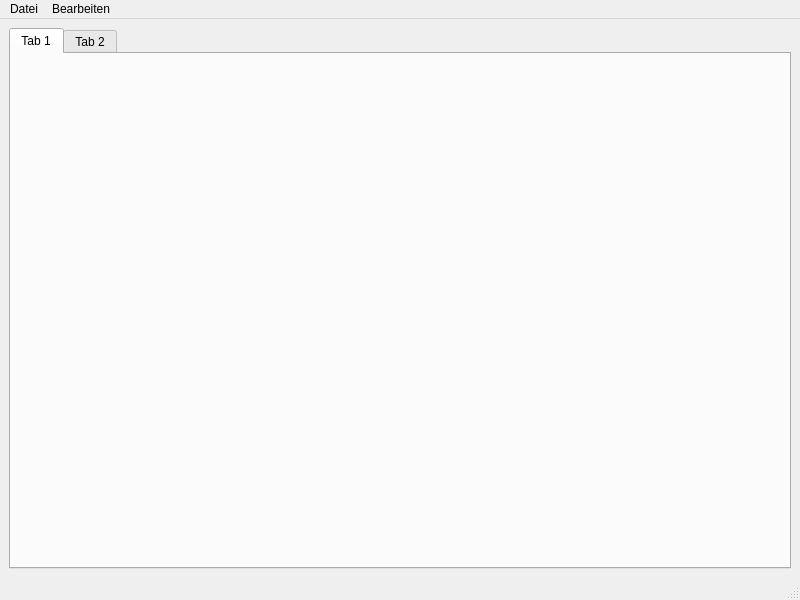
<?xml version="1.0" encoding="UTF-8"?>
<ui version="4.0">
 <class>MainWindow</class>
 <widget class="QMainWindow" name="MainWindow">
  <property name="geometry">
   <rect>
    <x>0</x>
    <y>0</y>
    <width>800</width>
    <height>600</height>
   </rect>
  </property>
  <property name="windowTitle">
   <string>MainWindow</string>
  </property>
  <widget class="QWidget" name="centralwidget">
   <layout class="QGridLayout" name="gridLayout">
    <item row="0" column="0">
     <widget class="QTabWidget" name="tabWidget">
      <property name="currentIndex">
       <number>0</number>
      </property>
      <widget class="QWidget" name="tab">
       <attribute name="title">
        <string>Tab 1</string>
       </attribute>
       <widget class="QLabel" name="label">
        <property name="geometry">
         <rect>
          <x>11</x>
          <y>11</y>
          <width>752</width>
          <height>469</height>
         </rect>
        </property>
        <property name="text">
         <string/>
        </property>
        <property name="pixmap">
         <pixmap>Icons/WalBildGroß.jpg</pixmap>
        </property>
        <property name="scaledContents">
         <bool>true</bool>
        </property>
       </widget>
      </widget>
      <widget class="QWidget" name="tab_2">
       <attribute name="title">
        <string>Tab 2</string>
       </attribute>
       <layout class="QGridLayout" name="gridLayout_2">
        <item row="0" column="0">
         <widget class="QLabel" name="label_2">
          <property name="font">
           <font>
            <pointsize>12</pointsize>
           </font>
          </property>
          <property name="text">
           <string>Willkommen im 2. Tab</string>
          </property>
         </widget>
        </item>
        <item row="1" column="0">
         <widget class="QScrollArea" name="scrollArea">
          <property name="widgetResizable">
           <bool>true</bool>
          </property>
          <widget class="QWidget" name="scrollAreaWidgetContents">
           <property name="geometry">
            <rect>
             <x>0</x>
             <y>0</y>
             <width>733</width>
             <height>1571</height>
            </rect>
           </property>
           <layout class="QGridLayout" name="gridLayout_3">
            <item row="0" column="0">
             <layout class="QVBoxLayout" name="verticalLayout">
              <item>
               <layout class="QHBoxLayout" name="horizontalLayout">
                <item>
                 <widget class="QLabel" name="label_3">
                  <property name="text">
                   <string>TextLabel</string>
                  </property>
                 </widget>
                </item>
                <item>
                 <widget class="QLineEdit" name="lineEdit"/>
                </item>
                <item>
                 <widget class="QRadioButton" name="radioButton">
                  <property name="text">
                   <string>RadioButton</string>
                  </property>
                 </widget>
                </item>
                <item>
                 <widget class="QRadioButton" name="radioButton_2">
                  <property name="text">
                   <string>RadioButton</string>
                  </property>
                 </widget>
                </item>
               </layout>
              </item>
              <item>
               <layout class="QHBoxLayout" name="horizontalLayout_17">
                <item>
                 <widget class="QLabel" name="label_19">
                  <property name="text">
                   <string>TextLabel</string>
                  </property>
                 </widget>
                </item>
                <item>
                 <widget class="QLineEdit" name="lineEdit_17"/>
                </item>
                <item>
                 <widget class="QRadioButton" name="radioButton_33">
                  <property name="text">
                   <string>RadioButton</string>
                  </property>
                 </widget>
                </item>
                <item>
                 <widget class="QRadioButton" name="radioButton_34">
                  <property name="text">
                   <string>RadioButton</string>
                  </property>
                 </widget>
                </item>
               </layout>
              </item>
              <item>
               <layout class="QHBoxLayout" name="horizontalLayout_18">
                <item>
                 <widget class="QLabel" name="label_20">
                  <property name="text">
                   <string>TextLabel</string>
                  </property>
                 </widget>
                </item>
                <item>
                 <widget class="QLineEdit" name="lineEdit_18"/>
                </item>
                <item>
                 <widget class="QRadioButton" name="radioButton_35">
                  <property name="text">
                   <string>RadioButton</string>
                  </property>
                 </widget>
                </item>
                <item>
                 <widget class="QRadioButton" name="radioButton_36">
                  <property name="text">
                   <string>RadioButton</string>
                  </property>
                 </widget>
                </item>
               </layout>
              </item>
              <item>
               <layout class="QHBoxLayout" name="horizontalLayout_19">
                <item>
                 <widget class="QLabel" name="label_21">
                  <property name="text">
                   <string>TextLabel</string>
                  </property>
                 </widget>
                </item>
                <item>
                 <widget class="QLineEdit" name="lineEdit_19"/>
                </item>
                <item>
                 <widget class="QRadioButton" name="radioButton_37">
                  <property name="text">
                   <string>RadioButton</string>
                  </property>
                 </widget>
                </item>
                <item>
                 <widget class="QRadioButton" name="radioButton_38">
                  <property name="text">
                   <string>RadioButton</string>
                  </property>
                 </widget>
                </item>
               </layout>
              </item>
              <item>
               <layout class="QHBoxLayout" name="horizontalLayout_2">
                <item>
                 <widget class="QLabel" name="label_4">
                  <property name="text">
                   <string>TextLabel</string>
                  </property>
                 </widget>
                </item>
                <item>
                 <widget class="QLineEdit" name="lineEdit_2"/>
                </item>
                <item>
                 <widget class="QRadioButton" name="radioButton_3">
                  <property name="text">
                   <string>RadioButton</string>
                  </property>
                 </widget>
                </item>
                <item>
                 <widget class="QRadioButton" name="radioButton_4">
                  <property name="text">
                   <string>RadioButton</string>
                  </property>
                 </widget>
                </item>
               </layout>
              </item>
              <item>
               <layout class="QHBoxLayout" name="horizontalLayout_20">
                <item>
                 <widget class="QLabel" name="label_22">
                  <property name="text">
                   <string>TextLabel</string>
                  </property>
                 </widget>
                </item>
                <item>
                 <widget class="QLineEdit" name="lineEdit_20"/>
                </item>
                <item>
                 <widget class="QRadioButton" name="radioButton_39">
                  <property name="text">
                   <string>RadioButton</string>
                  </property>
                 </widget>
                </item>
                <item>
                 <widget class="QRadioButton" name="radioButton_40">
                  <property name="text">
                   <string>RadioButton</string>
                  </property>
                 </widget>
                </item>
               </layout>
              </item>
              <item>
               <layout class="QHBoxLayout" name="horizontalLayout_21">
                <item>
                 <widget class="QLabel" name="label_23">
                  <property name="text">
                   <string>TextLabel</string>
                  </property>
                 </widget>
                </item>
                <item>
                 <widget class="QLineEdit" name="lineEdit_21"/>
                </item>
                <item>
                 <widget class="QRadioButton" name="radioButton_41">
                  <property name="text">
                   <string>RadioButton</string>
                  </property>
                 </widget>
                </item>
                <item>
                 <widget class="QRadioButton" name="radioButton_42">
                  <property name="text">
                   <string>RadioButton</string>
                  </property>
                 </widget>
                </item>
               </layout>
              </item>
              <item>
               <layout class="QHBoxLayout" name="horizontalLayout_22">
                <item>
                 <widget class="QLabel" name="label_24">
                  <property name="text">
                   <string>TextLabel</string>
                  </property>
                 </widget>
                </item>
                <item>
                 <widget class="QLineEdit" name="lineEdit_22"/>
                </item>
                <item>
                 <widget class="QRadioButton" name="radioButton_43">
                  <property name="text">
                   <string>RadioButton</string>
                  </property>
                 </widget>
                </item>
                <item>
                 <widget class="QRadioButton" name="radioButton_44">
                  <property name="text">
                   <string>RadioButton</string>
                  </property>
                 </widget>
                </item>
               </layout>
              </item>
              <item>
               <layout class="QHBoxLayout" name="horizontalLayout_23">
                <item>
                 <widget class="QLabel" name="label_25">
                  <property name="text">
                   <string>TextLabel</string>
                  </property>
                 </widget>
                </item>
                <item>
                 <widget class="QLineEdit" name="lineEdit_23"/>
                </item>
                <item>
                 <widget class="QRadioButton" name="radioButton_45">
                  <property name="text">
                   <string>RadioButton</string>
                  </property>
                 </widget>
                </item>
                <item>
                 <widget class="QRadioButton" name="radioButton_46">
                  <property name="text">
                   <string>RadioButton</string>
                  </property>
                 </widget>
                </item>
               </layout>
              </item>
              <item>
               <layout class="QHBoxLayout" name="horizontalLayout_3">
                <item>
                 <widget class="QLabel" name="label_5">
                  <property name="text">
                   <string>TextLabel</string>
                  </property>
                 </widget>
                </item>
                <item>
                 <widget class="QLineEdit" name="lineEdit_3"/>
                </item>
                <item>
                 <widget class="QRadioButton" name="radioButton_5">
                  <property name="text">
                   <string>RadioButton</string>
                  </property>
                 </widget>
                </item>
                <item>
                 <widget class="QRadioButton" name="radioButton_6">
                  <property name="text">
                   <string>RadioButton</string>
                  </property>
                 </widget>
                </item>
               </layout>
              </item>
              <item>
               <layout class="QHBoxLayout" name="horizontalLayout_24">
                <item>
                 <widget class="QLabel" name="label_26">
                  <property name="text">
                   <string>TextLabel</string>
                  </property>
                 </widget>
                </item>
                <item>
                 <widget class="QLineEdit" name="lineEdit_24"/>
                </item>
                <item>
                 <widget class="QRadioButton" name="radioButton_47">
                  <property name="text">
                   <string>RadioButton</string>
                  </property>
                 </widget>
                </item>
                <item>
                 <widget class="QRadioButton" name="radioButton_48">
                  <property name="text">
                   <string>RadioButton</string>
                  </property>
                 </widget>
                </item>
               </layout>
              </item>
              <item>
               <layout class="QHBoxLayout" name="horizontalLayout_25">
                <item>
                 <widget class="QLabel" name="label_27">
                  <property name="text">
                   <string>TextLabel</string>
                  </property>
                 </widget>
                </item>
                <item>
                 <widget class="QLineEdit" name="lineEdit_25"/>
                </item>
                <item>
                 <widget class="QRadioButton" name="radioButton_49">
                  <property name="text">
                   <string>RadioButton</string>
                  </property>
                 </widget>
                </item>
                <item>
                 <widget class="QRadioButton" name="radioButton_50">
                  <property name="text">
                   <string>RadioButton</string>
                  </property>
                 </widget>
                </item>
               </layout>
              </item>
              <item>
               <layout class="QHBoxLayout" name="horizontalLayout_26">
                <item>
                 <widget class="QLabel" name="label_28">
                  <property name="text">
                   <string>TextLabel</string>
                  </property>
                 </widget>
                </item>
                <item>
                 <widget class="QLineEdit" name="lineEdit_26"/>
                </item>
                <item>
                 <widget class="QRadioButton" name="radioButton_51">
                  <property name="text">
                   <string>RadioButton</string>
                  </property>
                 </widget>
                </item>
                <item>
                 <widget class="QRadioButton" name="radioButton_52">
                  <property name="text">
                   <string>RadioButton</string>
                  </property>
                 </widget>
                </item>
               </layout>
              </item>
              <item>
               <layout class="QHBoxLayout" name="horizontalLayout_27">
                <item>
                 <widget class="QLabel" name="label_29">
                  <property name="text">
                   <string>TextLabel</string>
                  </property>
                 </widget>
                </item>
                <item>
                 <widget class="QLineEdit" name="lineEdit_27"/>
                </item>
                <item>
                 <widget class="QRadioButton" name="radioButton_53">
                  <property name="text">
                   <string>RadioButton</string>
                  </property>
                 </widget>
                </item>
                <item>
                 <widget class="QRadioButton" name="radioButton_54">
                  <property name="text">
                   <string>RadioButton</string>
                  </property>
                 </widget>
                </item>
               </layout>
              </item>
              <item>
               <layout class="QHBoxLayout" name="horizontalLayout_4">
                <item>
                 <widget class="QLabel" name="label_6">
                  <property name="text">
                   <string>TextLabel</string>
                  </property>
                 </widget>
                </item>
                <item>
                 <widget class="QLineEdit" name="lineEdit_4"/>
                </item>
                <item>
                 <widget class="QRadioButton" name="radioButton_7">
                  <property name="text">
                   <string>RadioButton</string>
                  </property>
                 </widget>
                </item>
                <item>
                 <widget class="QRadioButton" name="radioButton_8">
                  <property name="text">
                   <string>RadioButton</string>
                  </property>
                 </widget>
                </item>
               </layout>
              </item>
              <item>
               <layout class="QHBoxLayout" name="horizontalLayout_28">
                <item>
                 <widget class="QLabel" name="label_30">
                  <property name="text">
                   <string>TextLabel</string>
                  </property>
                 </widget>
                </item>
                <item>
                 <widget class="QLineEdit" name="lineEdit_28"/>
                </item>
                <item>
                 <widget class="QRadioButton" name="radioButton_55">
                  <property name="text">
                   <string>RadioButton</string>
                  </property>
                 </widget>
                </item>
                <item>
                 <widget class="QRadioButton" name="radioButton_56">
                  <property name="text">
                   <string>RadioButton</string>
                  </property>
                 </widget>
                </item>
               </layout>
              </item>
              <item>
               <layout class="QHBoxLayout" name="horizontalLayout_29">
                <item>
                 <widget class="QLabel" name="label_31">
                  <property name="text">
                   <string>TextLabel</string>
                  </property>
                 </widget>
                </item>
                <item>
                 <widget class="QLineEdit" name="lineEdit_29"/>
                </item>
                <item>
                 <widget class="QRadioButton" name="radioButton_57">
                  <property name="text">
                   <string>RadioButton</string>
                  </property>
                 </widget>
                </item>
                <item>
                 <widget class="QRadioButton" name="radioButton_58">
                  <property name="text">
                   <string>RadioButton</string>
                  </property>
                 </widget>
                </item>
               </layout>
              </item>
              <item>
               <layout class="QHBoxLayout" name="horizontalLayout_30">
                <item>
                 <widget class="QLabel" name="label_32">
                  <property name="text">
                   <string>TextLabel</string>
                  </property>
                 </widget>
                </item>
                <item>
                 <widget class="QLineEdit" name="lineEdit_30"/>
                </item>
                <item>
                 <widget class="QRadioButton" name="radioButton_59">
                  <property name="text">
                   <string>RadioButton</string>
                  </property>
                 </widget>
                </item>
                <item>
                 <widget class="QRadioButton" name="radioButton_60">
                  <property name="text">
                   <string>RadioButton</string>
                  </property>
                 </widget>
                </item>
               </layout>
              </item>
              <item>
               <layout class="QHBoxLayout" name="horizontalLayout_5">
                <item>
                 <widget class="QLabel" name="label_7">
                  <property name="text">
                   <string>TextLabel</string>
                  </property>
                 </widget>
                </item>
                <item>
                 <widget class="QLineEdit" name="lineEdit_5"/>
                </item>
                <item>
                 <widget class="QRadioButton" name="radioButton_9">
                  <property name="text">
                   <string>RadioButton</string>
                  </property>
                 </widget>
                </item>
                <item>
                 <widget class="QRadioButton" name="radioButton_10">
                  <property name="text">
                   <string>RadioButton</string>
                  </property>
                 </widget>
                </item>
               </layout>
              </item>
              <item>
               <layout class="QHBoxLayout" name="horizontalLayout_31">
                <item>
                 <widget class="QLabel" name="label_33">
                  <property name="text">
                   <string>TextLabel</string>
                  </property>
                 </widget>
                </item>
                <item>
                 <widget class="QLineEdit" name="lineEdit_31"/>
                </item>
                <item>
                 <widget class="QRadioButton" name="radioButton_61">
                  <property name="text">
                   <string>RadioButton</string>
                  </property>
                 </widget>
                </item>
                <item>
                 <widget class="QRadioButton" name="radioButton_62">
                  <property name="text">
                   <string>RadioButton</string>
                  </property>
                 </widget>
                </item>
               </layout>
              </item>
              <item>
               <layout class="QHBoxLayout" name="horizontalLayout_32">
                <item>
                 <widget class="QLabel" name="label_34">
                  <property name="text">
                   <string>TextLabel</string>
                  </property>
                 </widget>
                </item>
                <item>
                 <widget class="QLineEdit" name="lineEdit_32"/>
                </item>
                <item>
                 <widget class="QRadioButton" name="radioButton_63">
                  <property name="text">
                   <string>RadioButton</string>
                  </property>
                 </widget>
                </item>
                <item>
                 <widget class="QRadioButton" name="radioButton_64">
                  <property name="text">
                   <string>RadioButton</string>
                  </property>
                 </widget>
                </item>
               </layout>
              </item>
              <item>
               <layout class="QHBoxLayout" name="horizontalLayout_33">
                <item>
                 <widget class="QLabel" name="label_35">
                  <property name="text">
                   <string>TextLabel</string>
                  </property>
                 </widget>
                </item>
                <item>
                 <widget class="QLineEdit" name="lineEdit_33"/>
                </item>
                <item>
                 <widget class="QRadioButton" name="radioButton_65">
                  <property name="text">
                   <string>RadioButton</string>
                  </property>
                 </widget>
                </item>
                <item>
                 <widget class="QRadioButton" name="radioButton_66">
                  <property name="text">
                   <string>RadioButton</string>
                  </property>
                 </widget>
                </item>
               </layout>
              </item>
              <item>
               <layout class="QHBoxLayout" name="horizontalLayout_34">
                <item>
                 <widget class="QLabel" name="label_36">
                  <property name="text">
                   <string>TextLabel</string>
                  </property>
                 </widget>
                </item>
                <item>
                 <widget class="QLineEdit" name="lineEdit_34"/>
                </item>
                <item>
                 <widget class="QRadioButton" name="radioButton_67">
                  <property name="text">
                   <string>RadioButton</string>
                  </property>
                 </widget>
                </item>
                <item>
                 <widget class="QRadioButton" name="radioButton_68">
                  <property name="text">
                   <string>RadioButton</string>
                  </property>
                 </widget>
                </item>
               </layout>
              </item>
              <item>
               <layout class="QHBoxLayout" name="horizontalLayout_10">
                <item>
                 <widget class="QLabel" name="label_12">
                  <property name="text">
                   <string>TextLabel</string>
                  </property>
                 </widget>
                </item>
                <item>
                 <widget class="QLineEdit" name="lineEdit_10"/>
                </item>
                <item>
                 <widget class="QRadioButton" name="radioButton_19">
                  <property name="text">
                   <string>RadioButton</string>
                  </property>
                 </widget>
                </item>
                <item>
                 <widget class="QRadioButton" name="radioButton_20">
                  <property name="text">
                   <string>RadioButton</string>
                  </property>
                 </widget>
                </item>
               </layout>
              </item>
              <item>
               <layout class="QHBoxLayout" name="horizontalLayout_35">
                <item>
                 <widget class="QLabel" name="label_37">
                  <property name="text">
                   <string>TextLabel</string>
                  </property>
                 </widget>
                </item>
                <item>
                 <widget class="QLineEdit" name="lineEdit_35"/>
                </item>
                <item>
                 <widget class="QRadioButton" name="radioButton_69">
                  <property name="text">
                   <string>RadioButton</string>
                  </property>
                 </widget>
                </item>
                <item>
                 <widget class="QRadioButton" name="radioButton_70">
                  <property name="text">
                   <string>RadioButton</string>
                  </property>
                 </widget>
                </item>
               </layout>
              </item>
              <item>
               <layout class="QHBoxLayout" name="horizontalLayout_36">
                <item>
                 <widget class="QLabel" name="label_38">
                  <property name="text">
                   <string>TextLabel</string>
                  </property>
                 </widget>
                </item>
                <item>
                 <widget class="QLineEdit" name="lineEdit_36"/>
                </item>
                <item>
                 <widget class="QRadioButton" name="radioButton_71">
                  <property name="text">
                   <string>RadioButton</string>
                  </property>
                 </widget>
                </item>
                <item>
                 <widget class="QRadioButton" name="radioButton_72">
                  <property name="text">
                   <string>RadioButton</string>
                  </property>
                 </widget>
                </item>
               </layout>
              </item>
              <item>
               <layout class="QHBoxLayout" name="horizontalLayout_37">
                <item>
                 <widget class="QLabel" name="label_39">
                  <property name="text">
                   <string>TextLabel</string>
                  </property>
                 </widget>
                </item>
                <item>
                 <widget class="QLineEdit" name="lineEdit_37"/>
                </item>
                <item>
                 <widget class="QRadioButton" name="radioButton_73">
                  <property name="text">
                   <string>RadioButton</string>
                  </property>
                 </widget>
                </item>
                <item>
                 <widget class="QRadioButton" name="radioButton_74">
                  <property name="text">
                   <string>RadioButton</string>
                  </property>
                 </widget>
                </item>
               </layout>
              </item>
              <item>
               <layout class="QHBoxLayout" name="horizontalLayout_38">
                <item>
                 <widget class="QLabel" name="label_40">
                  <property name="text">
                   <string>TextLabel</string>
                  </property>
                 </widget>
                </item>
                <item>
                 <widget class="QLineEdit" name="lineEdit_38"/>
                </item>
                <item>
                 <widget class="QRadioButton" name="radioButton_75">
                  <property name="text">
                   <string>RadioButton</string>
                  </property>
                 </widget>
                </item>
                <item>
                 <widget class="QRadioButton" name="radioButton_76">
                  <property name="text">
                   <string>RadioButton</string>
                  </property>
                 </widget>
                </item>
               </layout>
              </item>
              <item>
               <layout class="QHBoxLayout" name="horizontalLayout_11">
                <item>
                 <widget class="QLabel" name="label_13">
                  <property name="text">
                   <string>TextLabel</string>
                  </property>
                 </widget>
                </item>
                <item>
                 <widget class="QLineEdit" name="lineEdit_11"/>
                </item>
                <item>
                 <widget class="QRadioButton" name="radioButton_21">
                  <property name="text">
                   <string>RadioButton</string>
                  </property>
                 </widget>
                </item>
                <item>
                 <widget class="QRadioButton" name="radioButton_22">
                  <property name="text">
                   <string>RadioButton</string>
                  </property>
                 </widget>
                </item>
               </layout>
              </item>
              <item>
               <layout class="QHBoxLayout" name="horizontalLayout_39">
                <item>
                 <widget class="QLabel" name="label_41">
                  <property name="text">
                   <string>TextLabel</string>
                  </property>
                 </widget>
                </item>
                <item>
                 <widget class="QLineEdit" name="lineEdit_39"/>
                </item>
                <item>
                 <widget class="QRadioButton" name="radioButton_77">
                  <property name="text">
                   <string>RadioButton</string>
                  </property>
                 </widget>
                </item>
                <item>
                 <widget class="QRadioButton" name="radioButton_78">
                  <property name="text">
                   <string>RadioButton</string>
                  </property>
                 </widget>
                </item>
               </layout>
              </item>
              <item>
               <layout class="QHBoxLayout" name="horizontalLayout_40">
                <item>
                 <widget class="QLabel" name="label_42">
                  <property name="text">
                   <string>TextLabel</string>
                  </property>
                 </widget>
                </item>
                <item>
                 <widget class="QLineEdit" name="lineEdit_40"/>
                </item>
                <item>
                 <widget class="QRadioButton" name="radioButton_79">
                  <property name="text">
                   <string>RadioButton</string>
                  </property>
                 </widget>
                </item>
                <item>
                 <widget class="QRadioButton" name="radioButton_80">
                  <property name="text">
                   <string>RadioButton</string>
                  </property>
                 </widget>
                </item>
               </layout>
              </item>
              <item>
               <layout class="QHBoxLayout" name="horizontalLayout_41">
                <item>
                 <widget class="QLabel" name="label_43">
                  <property name="text">
                   <string>TextLabel</string>
                  </property>
                 </widget>
                </item>
                <item>
                 <widget class="QLineEdit" name="lineEdit_41"/>
                </item>
                <item>
                 <widget class="QRadioButton" name="radioButton_81">
                  <property name="text">
                   <string>RadioButton</string>
                  </property>
                 </widget>
                </item>
                <item>
                 <widget class="QRadioButton" name="radioButton_82">
                  <property name="text">
                   <string>RadioButton</string>
                  </property>
                 </widget>
                </item>
               </layout>
              </item>
              <item>
               <layout class="QHBoxLayout" name="horizontalLayout_42">
                <item>
                 <widget class="QLabel" name="label_44">
                  <property name="text">
                   <string>TextLabel</string>
                  </property>
                 </widget>
                </item>
                <item>
                 <widget class="QLineEdit" name="lineEdit_42"/>
                </item>
                <item>
                 <widget class="QRadioButton" name="radioButton_83">
                  <property name="text">
                   <string>RadioButton</string>
                  </property>
                 </widget>
                </item>
                <item>
                 <widget class="QRadioButton" name="radioButton_84">
                  <property name="text">
                   <string>RadioButton</string>
                  </property>
                 </widget>
                </item>
               </layout>
              </item>
              <item>
               <layout class="QHBoxLayout" name="horizontalLayout_13">
                <item>
                 <widget class="QLabel" name="label_15">
                  <property name="text">
                   <string>TextLabel</string>
                  </property>
                 </widget>
                </item>
                <item>
                 <widget class="QLineEdit" name="lineEdit_13"/>
                </item>
                <item>
                 <widget class="QRadioButton" name="radioButton_25">
                  <property name="text">
                   <string>RadioButton</string>
                  </property>
                 </widget>
                </item>
                <item>
                 <widget class="QRadioButton" name="radioButton_26">
                  <property name="text">
                   <string>RadioButton</string>
                  </property>
                 </widget>
                </item>
               </layout>
              </item>
              <item>
               <layout class="QHBoxLayout" name="horizontalLayout_43">
                <item>
                 <widget class="QLabel" name="label_45">
                  <property name="text">
                   <string>TextLabel</string>
                  </property>
                 </widget>
                </item>
                <item>
                 <widget class="QLineEdit" name="lineEdit_43"/>
                </item>
                <item>
                 <widget class="QRadioButton" name="radioButton_85">
                  <property name="text">
                   <string>RadioButton</string>
                  </property>
                 </widget>
                </item>
                <item>
                 <widget class="QRadioButton" name="radioButton_86">
                  <property name="text">
                   <string>RadioButton</string>
                  </property>
                 </widget>
                </item>
               </layout>
              </item>
              <item>
               <layout class="QHBoxLayout" name="horizontalLayout_44">
                <item>
                 <widget class="QLabel" name="label_46">
                  <property name="text">
                   <string>TextLabel</string>
                  </property>
                 </widget>
                </item>
                <item>
                 <widget class="QLineEdit" name="lineEdit_44"/>
                </item>
                <item>
                 <widget class="QRadioButton" name="radioButton_87">
                  <property name="text">
                   <string>RadioButton</string>
                  </property>
                 </widget>
                </item>
                <item>
                 <widget class="QRadioButton" name="radioButton_88">
                  <property name="text">
                   <string>RadioButton</string>
                  </property>
                 </widget>
                </item>
               </layout>
              </item>
              <item>
               <layout class="QHBoxLayout" name="horizontalLayout_45">
                <item>
                 <widget class="QLabel" name="label_47">
                  <property name="text">
                   <string>TextLabel</string>
                  </property>
                 </widget>
                </item>
                <item>
                 <widget class="QLineEdit" name="lineEdit_45"/>
                </item>
                <item>
                 <widget class="QRadioButton" name="radioButton_89">
                  <property name="text">
                   <string>RadioButton</string>
                  </property>
                 </widget>
                </item>
                <item>
                 <widget class="QRadioButton" name="radioButton_90">
                  <property name="text">
                   <string>RadioButton</string>
                  </property>
                 </widget>
                </item>
               </layout>
              </item>
              <item>
               <layout class="QHBoxLayout" name="horizontalLayout_12">
                <item>
                 <widget class="QLabel" name="label_14">
                  <property name="text">
                   <string>TextLabel</string>
                  </property>
                 </widget>
                </item>
                <item>
                 <widget class="QLineEdit" name="lineEdit_12"/>
                </item>
                <item>
                 <widget class="QRadioButton" name="radioButton_23">
                  <property name="text">
                   <string>RadioButton</string>
                  </property>
                 </widget>
                </item>
                <item>
                 <widget class="QRadioButton" name="radioButton_24">
                  <property name="text">
                   <string>RadioButton</string>
                  </property>
                 </widget>
                </item>
               </layout>
              </item>
              <item>
               <layout class="QHBoxLayout" name="horizontalLayout_6">
                <item>
                 <widget class="QLabel" name="label_8">
                  <property name="text">
                   <string>TextLabel</string>
                  </property>
                 </widget>
                </item>
                <item>
                 <widget class="QLineEdit" name="lineEdit_6"/>
                </item>
                <item>
                 <widget class="QRadioButton" name="radioButton_11">
                  <property name="text">
                   <string>RadioButton</string>
                  </property>
                 </widget>
                </item>
                <item>
                 <widget class="QRadioButton" name="radioButton_12">
                  <property name="text">
                   <string>RadioButton</string>
                  </property>
                 </widget>
                </item>
               </layout>
              </item>
              <item>
               <layout class="QHBoxLayout" name="horizontalLayout_7">
                <item>
                 <widget class="QLabel" name="label_9">
                  <property name="text">
                   <string>TextLabel</string>
                  </property>
                 </widget>
                </item>
                <item>
                 <widget class="QLineEdit" name="lineEdit_7"/>
                </item>
                <item>
                 <widget class="QRadioButton" name="radioButton_13">
                  <property name="text">
                   <string>RadioButton</string>
                  </property>
                 </widget>
                </item>
                <item>
                 <widget class="QRadioButton" name="radioButton_14">
                  <property name="text">
                   <string>RadioButton</string>
                  </property>
                 </widget>
                </item>
               </layout>
              </item>
              <item>
               <layout class="QHBoxLayout" name="horizontalLayout_8">
                <item>
                 <widget class="QLabel" name="label_10">
                  <property name="text">
                   <string>TextLabel</string>
                  </property>
                 </widget>
                </item>
                <item>
                 <widget class="QLineEdit" name="lineEdit_8"/>
                </item>
                <item>
                 <widget class="QRadioButton" name="radioButton_15">
                  <property name="text">
                   <string>RadioButton</string>
                  </property>
                 </widget>
                </item>
                <item>
                 <widget class="QRadioButton" name="radioButton_16">
                  <property name="text">
                   <string>RadioButton</string>
                  </property>
                 </widget>
                </item>
               </layout>
              </item>
              <item>
               <layout class="QHBoxLayout" name="horizontalLayout_9">
                <item>
                 <widget class="QLabel" name="label_11">
                  <property name="text">
                   <string>TextLabel</string>
                  </property>
                 </widget>
                </item>
                <item>
                 <widget class="QLineEdit" name="lineEdit_9"/>
                </item>
                <item>
                 <widget class="QRadioButton" name="radioButton_17">
                  <property name="text">
                   <string>RadioButton</string>
                  </property>
                 </widget>
                </item>
                <item>
                 <widget class="QRadioButton" name="radioButton_18">
                  <property name="text">
                   <string>RadioButton</string>
                  </property>
                 </widget>
                </item>
               </layout>
              </item>
             </layout>
            </item>
           </layout>
          </widget>
         </widget>
        </item>
       </layout>
      </widget>
     </widget>
    </item>
   </layout>
  </widget>
  <widget class="QMenuBar" name="menubar">
   <property name="geometry">
    <rect>
     <x>0</x>
     <y>0</y>
     <width>800</width>
     <height>25</height>
    </rect>
   </property>
   <widget class="QMenu" name="menuDatei">
    <property name="title">
     <string>Datei</string>
    </property>
    <addaction name="actionNeu"/>
    <addaction name="action_ffnen"/>
    <addaction name="actionSpeichern"/>
   </widget>
   <widget class="QMenu" name="menuBearbeiten">
    <property name="title">
     <string>Bearbeiten</string>
    </property>
    <addaction name="actionKopieren"/>
    <addaction name="actionEinf_gen"/>
   </widget>
   <addaction name="menuDatei"/>
   <addaction name="menuBearbeiten"/>
  </widget>
  <widget class="QStatusBar" name="statusbar"/>
  <action name="actionNeu">
   <property name="text">
    <string>Neu</string>
   </property>
   <property name="statusTip">
    <string>Erstellt neues Dokument</string>
   </property>
   <property name="shortcut">
    <string>Ctrl+N</string>
   </property>
  </action>
  <action name="action_ffnen">
   <property name="text">
    <string>Öffnen</string>
   </property>
   <property name="statusTip">
    <string>Öffnet ein Dokument</string>
   </property>
   <property name="shortcut">
    <string>Ctrl+O</string>
   </property>
  </action>
  <action name="actionKopieren">
   <property name="text">
    <string>Kopieren</string>
   </property>
   <property name="statusTip">
    <string>Kopiert</string>
   </property>
   <property name="shortcut">
    <string>Ctrl+C</string>
   </property>
  </action>
  <action name="actionEinf_gen">
   <property name="text">
    <string>Einfügen</string>
   </property>
   <property name="statusTip">
    <string>Fügt ein</string>
   </property>
   <property name="shortcut">
    <string>Ctrl+V</string>
   </property>
  </action>
  <action name="actionSpeichern">
   <property name="text">
    <string>Speichern</string>
   </property>
   <property name="statusTip">
    <string>Speichert das Dokument</string>
   </property>
   <property name="shortcut">
    <string>Ctrl+S</string>
   </property>
  </action>
 </widget>
 <resources/>
 <connections/>
</ui>
